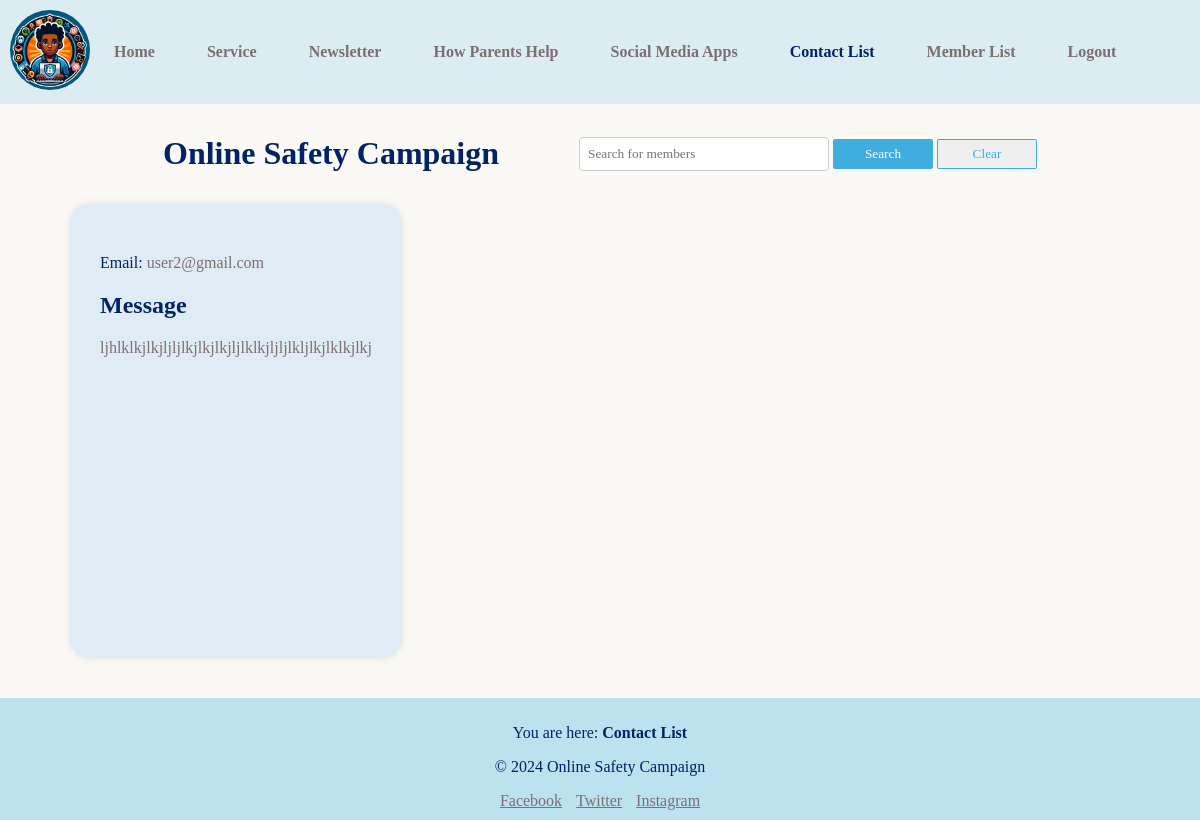
Page /social-media-campaign/contact-list.php (signed in) on the earlier database version.
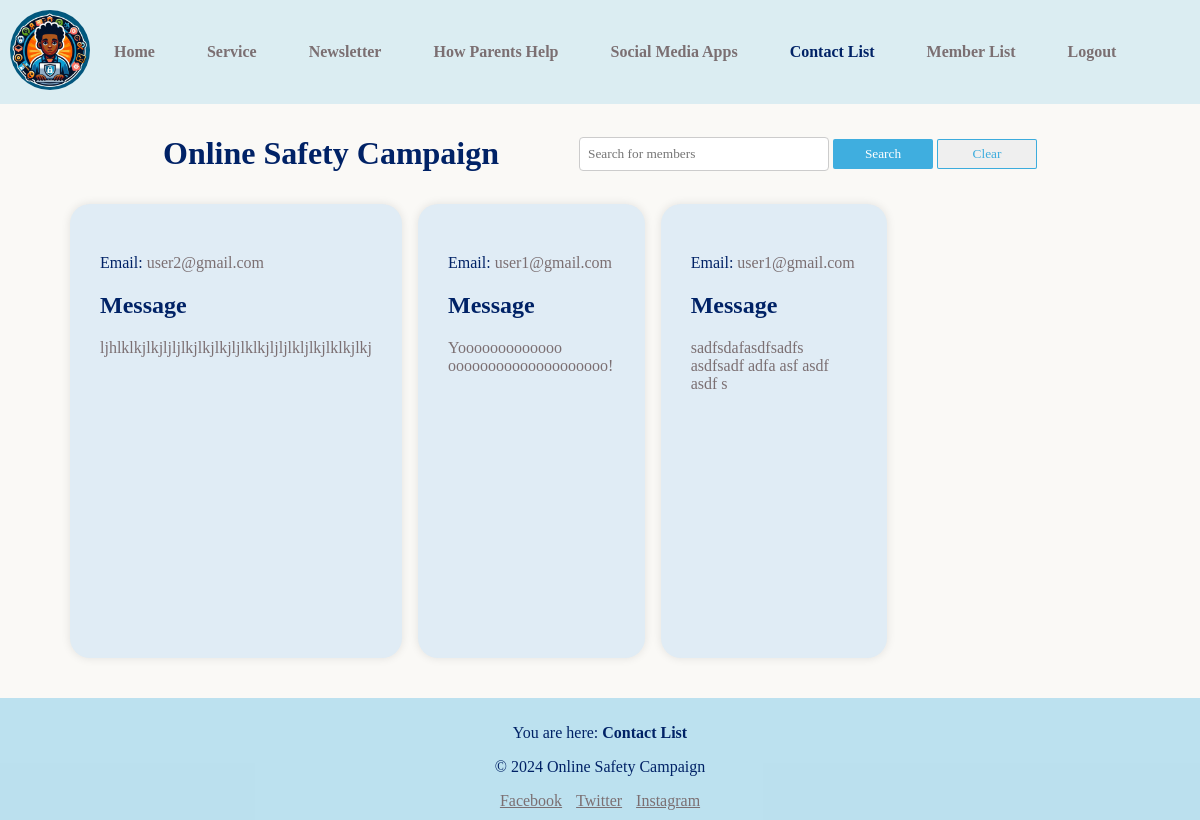
Same page on the later database version.
### tables this page shows
CREATE TABLE `contacts` (
  `id` int(11) NOT NULL,
  `message` varchar(1000) NOT NULL,
  `email` varchar(200) NOT NULL,
  `created_at` timestamp NOT NULL DEFAULT current_timestamp()
);

### social-media-campaign/Model/DataBase.php (called while the page is built, shortened)
<?php
class DataBase
{
    protected static $instance;
    public function __construct()
    {
        try {
            $this->pdo=new PDO("mysql:dbname=social_media_campaign;host=localhost","root","");
        } catch (PDOException $exception) {
            echo $exception->getMessage();
        }
    }
    public static function getInstance() : DataBase
    {
        if (!self::$instance) {
            self::$instance = new self();
        }
        return self::$instance;
    }
}

### social-media-campaign/Model/Contact.php (called while the page is built, shortened)
<?php
require_once('DataBase.php');
class Contact
{
    private $db;
    private $table = "contacts";
    public function __construct()
    {
        $this->db = DataBase::getInstance();
    }
    protected function index(string $search = ''): array
    {
        $condition = $search ? "%$search%" : "%". ''. "%";
        $sql = "SELECT * FROM $this->table WHERE (message LIKE :condition OR email LIKE :condition) AND (message != '' OR email != '')";
        $statement = $this->db->pdo->prepare($sql);
        $statement->bindParam(":condition", $condition);
        $statement->execute();
        $data = $statement->fetchAll(PDO::FETCH_OBJ);
        return $data;
    }
}

### social-media-campaign/Controller/ContactController.php (called while the page is built, shortened)
<?php
require_once("Model/Contact.php");
class ContactController extends Contact
{
    public function searchOrGetAllContacts (string $search = '') :array
    {
        $data = $this->index($search);
        return $data;
    }
}

### social-media-campaign/contact-list.php (the view, shortened to what this page needs)
<!DOCTYPE html>
<?php
require_once("Controller/ContactController.php");
$contactController = new ContactController();
if (isset($_POST['btnSearch'])) :
  $contacts = $contactController->searchOrGetAllContacts($_POST['search']);
else :
  $contacts = $contactController->searchOrGetAllContacts();
endif;
?>
<html lang="en">
<head>
  <link rel="stylesheet" href="./styles/style.css">
  <link rel="stylesheet" href="./styles/contact-list.css">
</head>
<body>
  <?php include_once("layouts/nav.php"); ?>
  <header class="flex justify-center items-center px-70px gap-5rem">
    <h1>Online Safety Campaign</h1>
    <div>
      <form action="" method="POST">
        <input type="text" name="search" placeholder="Search for members" value="<?= isset($_POST['btnSearch']) ? $_POST['search'] : "" ?>">
        <button type="submit" name="btnSearch" class="bgBlueButton">Search</button>
        <button type="button" name="btnSearch" class="bgWhiteButton">
          <a href="contact-list.php" class="text-decoration-none">Clear</a>
        </button>
      </form>
    </div>
  </header>
  <main id="admin_social_media_apps" class="px-70px">
    <section class="cardContainer">
      <?php if (count($contacts) < 1) : ?>
        <h2>
          <?= (isset($_POST['btnSearch']) and $_POST['search'] != '') ? "Cannot find anything on " . $_POST['search'] . "." : "Members has sent no message" ?>
        </h2>
        <?php
      else :
        foreach ($contacts as $item) : ?>
          <div class="card shadow">
            <div class="links">
              <p><span>Email: </span><?= $item->email ?></p>
              <div>
                <h2 class="text-primary-color">
                  Message
                </h2>
                <p>
                  <?= $item->message ?>
                </p>
              </div>
            </div>
          </div>
      <?php endforeach;
      endif;
      ?>
    </section>
  </main>
  <?php include_once("layouts/footer.php") ?>
</body>
</html>

Differences in the rows shown:
added contacts: email "user1@gmail.com", message "Yooooooooooooo oooooooooooooooooooo!"
added contacts: email "user1@gmail.com", message "sadfsdafasdfsadfs asdfsadf adfa asf asdf asdf s"
